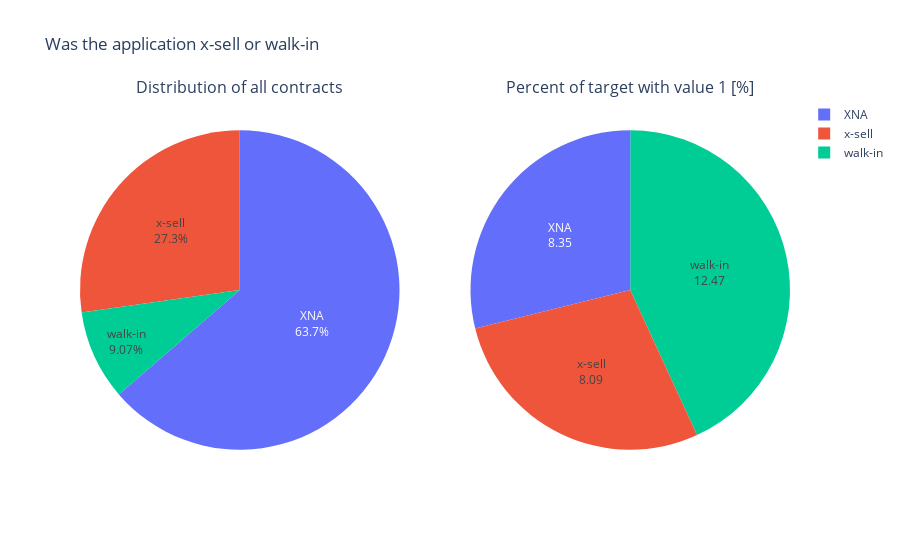

Notebook code for this chart:
### Code cell
pie(previous_application_filtered, 'NAME_PRODUCT_TYPE', 'Was the application x-sell or walk-in')

### Figure 1 — Plotly figure (JSON) as saved in the notebook; plotly's stock layout.template omitted (floating-point values rounded to 4 significant figures)
{"data": [{"domain": {"x": [0, 0.45], "y": [0, 1]}, "hole": 0, "labels": ["XNA", "x-sell", "walk-in"], "textinfo": "label+percent", "textposition": "inside", "type": "pie", "values": [900053, 385394, 128254]}, {"domain": {"x": [0.55, 1], "y": [0, 1]}, "hole": 0, "hoverinfo": "label+value", "labels": ["XNA", "x-sell", "walk-in"], "textinfo": "label+value", "type": "pie", "values": [8.35, 8.09, 12.47]}], "layout": {"annotations": [{"font": {"size": 16}, "showarrow": false, "text": "Distribution of all contracts", "x": 0.225, "xanchor": "center", "xref": "paper", "y": 1, "yanchor": "bottom", "yref": "paper"}, {"font": {"size": 16}, "showarrow": false, "text": "Percent of target with value 1 [%]", "x": 0.775, "xanchor": "center", "xref": "paper", "y": 1, "yanchor": "bottom", "yref": "paper"}], "title": {"text": "Was the application x-sell or walk-in"}}}
